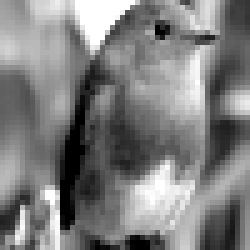
#> input picture TP3 - P2.2/modified_image.png, 50 x 50 px (shown 5 times larger)
$ python test_bfgs_scipy.py
#> lines starting #> are read from the running program, lines starting #| are printed output that depends on the picture
import numpy as np
import matplotlib.pyplot as plt
from PIL import Image
from scipy.optimize import minimize

# Charger l'image
image_path = "modified_image.png"
image_originale = Image.open(image_path).convert('L')
#> image_originale is the input picture: PIL image 50x50 L; min 0, max 255, mean 126.9
image_originale = np.array(image_originale, dtype=float)
#> image_originale: shape (50, 50) float64

# Fonction pour ajouter du bruit gaussien à une image
def bruit(x):
    im = np.array(x, dtype=float)
    v = im.copy()
    for i in range(np.shape(im)[0]):
        for j in range(np.shape(im)[1]):
            v[i, j] = im[i, j] + np.random.normal(0, 10)
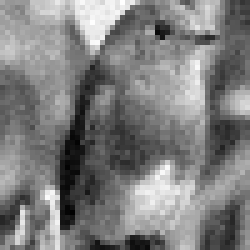
#> v: shape (50, 50) float64 (shown 5 times larger); min -22.32, max 277.7, mean 126.7; drawn with min black and max white
    return v

# Ajouter du bruit à l'image
v = bruit(image_originale)

# Afficher les deux images côte à côte dans le même subplot
fig, axes = plt.subplots(1, 2, figsize=(12, 6))
axes[0].imshow(image_originale, cmap='gray')
axes[0].set_title('Image Originale')
axes[0].axis('off')
axes[1].imshow(v, cmap='gray')
axes[1].set_title('Image Bruitée')
axes[1].axis('off')
plt.savefig("images_originale_et_bruitee.png")
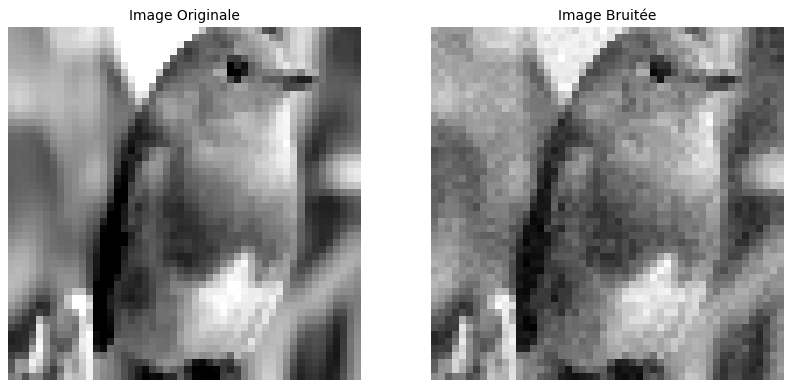
#> figure drawn by matplotlib, 2 panels
plt.show()

# Sauvegarder l'image bruitée
v_image = Image.fromarray(v.astype(np.uint8))
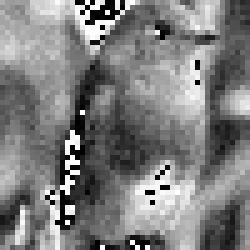
#> v_image: PIL image 50x50 L (shown 5 times larger); min 0, max 255, mean 125.2
v_image.save("image_bruitee.png")

def computePhi(s, alpha):
    s = np.asarray(s)
    abs_s = np.abs(s)
    phi_alpha = abs_s - alpha * np.log((alpha + abs_s) / alpha)
    return phi_alpha, abs_s

# Définir les valeurs de s et alpha
s = np.linspace(-5, 5, 100)
alphas = [0.05, 0.1, 0.25, 0.5, 1, 1.25, 1.5, 2]

# Tracer les courbes pour les valeurs de alpha
plt.figure(figsize=(12, 6))
for alpha in alphas:
    phi_alpha1, abs_s = computePhi(s, alpha)
    plt.plot(s, phi_alpha1, label=f'φ_{alpha}(s)')

plt.plot(s, abs_s, label=f'|s|', linestyle='--')

plt.title('Fonctions φ(s) pour différentes valeurs de α')
plt.xlabel('s')
plt.ylabel('Valeur de φ_α(s) et |s|')
plt.axhline(0, color='grey', linewidth=0.5)
plt.axvline(0, color='grey', linewidth=0.5)
plt.legend()
plt.grid(True)
plt.savefig("fonctions_phi_alpha.png")
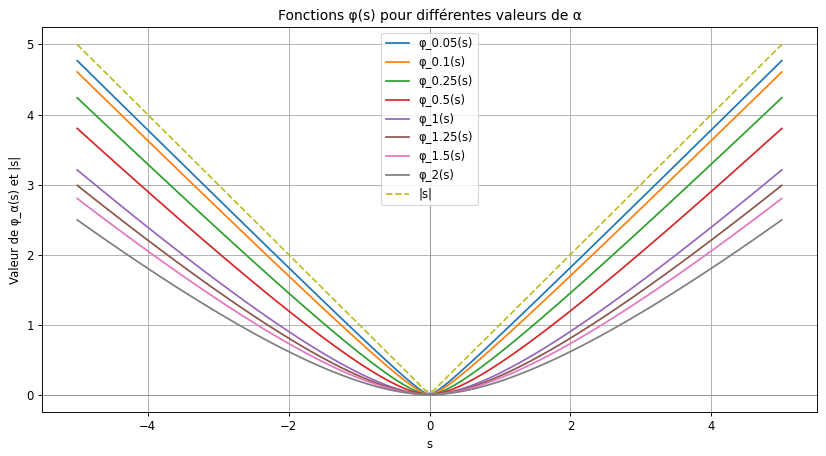
#> figure drawn by matplotlib, 1 panel; curve peaks at x = -5, y = 4.77; curve peaks at x = -5, y = 4.61; curve peaks at x = -5, y = 4.24
plt.show()

def phi_alpha(s, alpha):
    return np.abs(s) - alpha * np.log((alpha + np.abs(s)) / alpha)

def phi_prime(grad_u, alpha):
    return np.sign(grad_u) * (1 - alpha / (alpha + np.abs(grad_u)))

# Afficher les fonctions phi et phi prime
s = np.linspace(-5, 5, 100)
alpha = 0.5
phi_alpha1 = phi_alpha(s, alpha)
phi_prime1 = phi_prime(s, alpha)

plt.figure(figsize=(12, 6))
plt.plot(s, phi_alpha1, label=f'φ_{alpha}(s)')
plt.plot(s, phi_prime1, label=f'φ\'_{alpha}(s)')
plt.title('Fonctions φ et φ\' pour α = 0.5')
plt.xlabel('s')
plt.ylabel('Valeur de φ_α(s) et φ\'_α(s)')
plt.axhline(0, color='grey', linewidth=0.5)
plt.axvline(0, color='grey', linewidth=0.5)
plt.legend()
plt.grid(True)
plt.show()
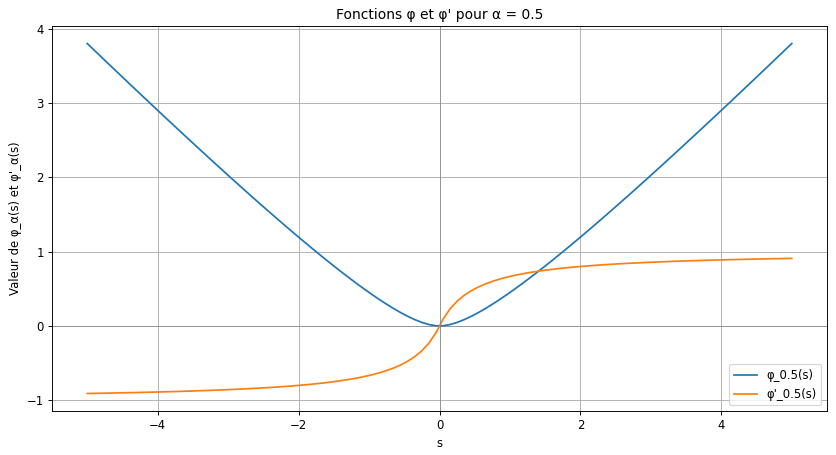
#> figure drawn by matplotlib, 1 panel; curve peaks at x = -5, y = 3.8; curve peaks at x = 5, y = 0.909

def grad(x):
    m, n = x.shape
    dx = np.zeros((m, n))
    dy = np.zeros((m, n))
    dx[:m-1, :] = x[1:m, :] - x[:m-1, :]
    dy[:, :n-1] = x[:, 1:n] - x[:, :n-1]
    return dx, dy

def div(gx, gy):
    m, n = gx.shape
    dxgx = np.zeros((m, n))
    dxgx[0, :] = gx[0, :]
    dxgx[1:m-1, :] = gx[1:m-1, :] - gx[0:m-2, :]
    dxgx[m-1, :] = -gx[m-2, :]
    dygy = np.zeros((m, n))
    dygy[:, 0] = gy[:, 0]
    dygy[:, 1:n-1] = gy[:, 1:n-1] - gy[:, 0:n-2]
    dygy[:, n-1] = -gy[:, n-2]
    return dxgx + dygy

def BFGS_optimization_enhanced(func, grad, x0, v, lam, alpha, nitermax):
    iterates = [x0.copy()]
    callback = lambda xk: iterates.append(xk.copy())

    # The scipy minimize function call
    res = minimize(func, x0, args=(v, lam, alpha), jac=grad, method='BFGS',
                   options={'disp': True, "maxiter": nitermax, "gtol": 1e-6, "eps": 1e-8},
                   callback=callback)

    return res.x, res.nit, iterates

# Function to compute the objective (J)
def compute_J(u_flat, v, lam, alpha):
    u2d = u_flat.reshape(v.shape)
    grad_u_x, grad_u_y = grad(u2d)
    regularization_term = np.sum(phi_alpha(grad_u_x, alpha)) + np.sum(phi_alpha(grad_u_y, alpha))
    return 0.5 * np.linalg.norm(v - u2d) ** 2 + lam * regularization_term

# Function to compute the gradient of J
def compute_gradient_J(u_flat, v, lam, alpha):
    u2d = u_flat.reshape(v.shape)
    grad_u_x, grad_u_y = grad(u2d)
    phi_prime_x = phi_prime(grad_u_x, alpha)
    phi_prime_y = phi_prime(grad_u_y, alpha)
    div_phi_prime = div(phi_prime_x, phi_prime_y)
    return (u2d - v - lam * div_phi_prime).flatten()

def calculate_rmse(denoised, original):
    return np.sqrt(np.mean((denoised - original) ** 2))

# BFGS call (Now correctly integrated)
lam = 4
alpha = 0.01
epsilon = 1e-6
nitermax = 100
u0 = v.flatten()
#> u0 = 2500 values, max 277.7 at index 24, min -22.32 at index 2114, mean 126.7

u_bfgs, iter_bfgs, _ = BFGS_optimization_enhanced(compute_J, compute_gradient_J, u0, v, lam, alpha, nitermax)
#> (the run stopped early here; a loop or call above may not have finished)
